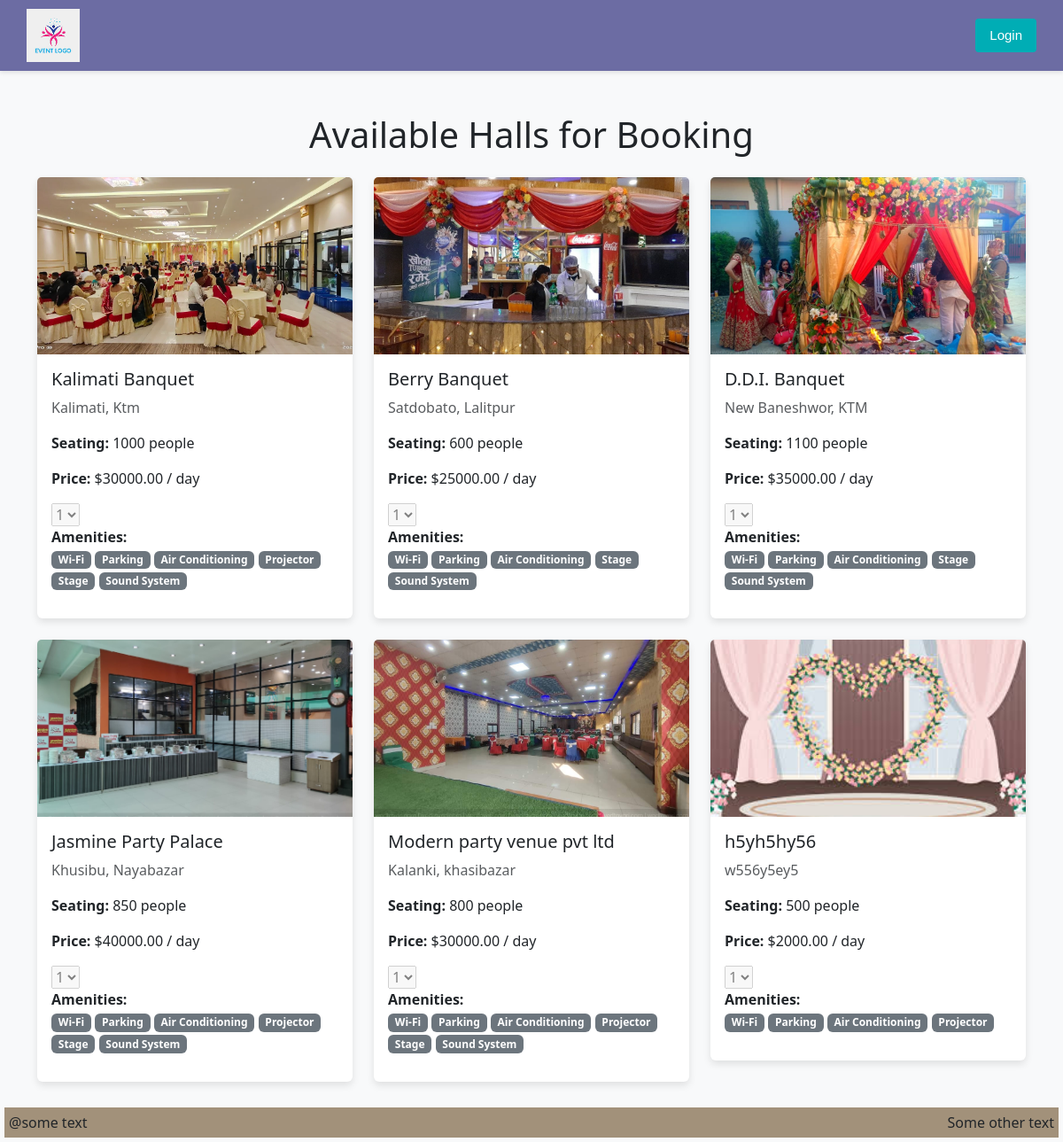
The page / on the database its author committed.
### event_system/models.py (models this page shows, shortened)
class Hall(models.Model):
    name = models.CharField(max_length=255)
    description = models.TextField()
    location = models.CharField(max_length=255)
    seating_capacity = models.PositiveIntegerField()
    price_per_day = models.DecimalField(max_digits=10, decimal_places=2)
    amenities = models.ManyToManyField(Amenity, related_name='halls')
    is_available = models.BooleanField(default=True)
    rating = models.FloatField(default=0.0)

class HallImage(models.Model):
    hall = models.ForeignKey(Hall, on_delete=models.CASCADE, related_name='images')
    image = models.ImageField(upload_to='hall_images/')
    uploaded_at = models.DateTimeField(auto_now_add=True)

class Amenity(models.Model):
    name = models.CharField(max_length=100, unique=True)

### event_system/views.py (the view)
# urls.py: path("", views.HomeView.as_view(),name='home'),
class HomeView(ListView):
    model = Hall
    template_name = "event/home.html"
    context_object_name = "halls"
    def get_queryset(self):
        return Hall.objects.prefetch_related("images", "amenities").all()

### template/event/home.html (shortened to what this page needs)
{% extends 'event/base.html' %}
{% load static %}
{% block content %}
<div class="container mt-5">
      <h1 class="text-center mb-4">Available Halls for Booking</h1>
      <div class="row">
        {% for hall in halls %}
        <div class="col-md-4 mb-4">
          <a href="{% url 'hall-detail' hall.pk %}" style="text-decoration: none;">
          <div class="card hall-card">
            {% if hall.images.all %}
            <img
              src="{{ hall.images.first.image.url }}"
              class="card-img-top hall-img"
              alt="{{ hall.name }}"
            />
            {% else %}
            <img
              src="{% static 'img/download2.jpeg' %}"
              class="card-img-top hall-img"
              alt="Default Hall"
            />
            {% endif %}
            <div class="card-body">
              <h5 class="card-title">{{ hall.name }}</h5>
              <p class="card-text text-muted">{{ hall.location }}</p>
              <p>
                <strong>Seating:</strong> {{ hall.seating_capacity }} people
              </p>
              <p>
                <strong>Price:</strong> ${{ hall.price_per_day }} / day
              </p>
              <select
                class="star-rating-display"
                data-current-rating="{{ hall.rating }}"
                disabled
              >
                <option value="1">1</option>
              </select>
              <p>
                <strong>Amenities:</strong><br />
                {% for amenity in hall.amenities.all %}
                <span class="badge bg-secondary">{{ amenity.name }}</span>
                {% empty %}
                <span class="text-muted">No amenities listed</span>
                {% endfor %}
              </p>
            </div>
          </div>
          </a>
        </div>
        {% endfor %}
      </div>
    </div>
    {% endblock content %}

### template/event/base.html (shortened to what this page needs)
{% load static %}
<!DOCTYPE html>
<html lang="en">
  <head>
    <link href="https://cdn.jsdelivr.net/npm/bootstrap@5.3.3/dist/css/bootstrap.min.css"
          rel="stylesheet" />
    <link rel="stylesheet"
          href="https://code.jquery.com/ui/1.13.2/themes/base/jquery-ui.css">
    <link href="https://cdnjs.cloudflare.com/ajax/libs/font-awesome/6.4.0/css/all.min.css"
          rel="stylesheet" />
    <link rel="stylesheet"
          href="https://cdn.jsdelivr.net/npm/jquery-bar-rating@1.2.2/dist/themes/fontawesome-stars.css" />
    <link rel="stylesheet" href="{% static 'css/style.css' %}" />
    <link rel="stylesheet" href="{% static 'css/form.css' %}" />
  </head>
  <body>
    {% include 'event/header.html' %}
    {% block content %}
    {% endblock content %}
    {% include 'event/footer.html' %}
  </body>
</html>

### template/event/header.html
{% load static %}
{% if user.is_authenticated %}
  <header>
    <a href="/" class="logo">
      <img src="{% static 'img/download.jpeg' %}" alt="Event">
    </a>
    <div class="right-part">
      <form method="post" action="{% url 'logout' %}">
        {% csrf_token %}
        <button type="submit">LOGOUT</button>
      </form>
      <div id="user" onclick="toggleFloatingOptions()" style="position: relative; cursor: pointer;">
        <img src="{% static 'img/user.jpg' %}" alt="User">
        <span id="user-name">{{ user.username|upper }}</span>
        {% if user.username == "goutam" %}
          <div id="floating-menu" class="floating-box" style="display: none; top: 40px;">
            <ul>
              <li><a href="{% url 'add-hall' %}">Add Hall</a></li>
              <li><a href="{% url 'show-table-data' %}">Booking Data</a></li>
              <li><a href="{% url 'booking_list' %}">Pending Bookings </a></li>
            </ul>
          </div>
        {% endif %}
      </div>
    </div>
  </header>
{% else %}
  <header>
    <a href="/" class="logo">
      <img src="{% static 'img/download.jpeg' %}" alt="Event">
    </a>
    <a href="{% url 'login' %}">
      <button class="login-button">Login</button>
    </a>
  </header>
{% endif %}

### template/event/footer.html
<footer>
  <div>@some text</div>
  <div>Some other text</div>
</footer>

### static/css/style.css (style rules this page uses)
body { background-color: #f8f9fa; }
.hall-card { box-shadow: 0 4px 8px rgba(0, 0, 0, 0.1); border: none; transition: 0.3s; }
.hall-img { height: 200px; object-fit: cover; }
header { background-color: #6c6ca3; color: white; padding: 10px 30px; display: flex; justify-content: space-between; align-items: center; font-family: Arial, sans-serif; box-shadow: 0 2px 5px rgba(0, 0, 0, 0.1); }
.logo img { height: 60px; }
.login-button { background-color: #00adb5; color: white; border: none; padding: 8px 16px; border-radius: 4px; font-size: 15px; cursor: pointer; transition: background 0.3s; }
footer { bottom: 0; margin: 5px; padding: 5px; background-color: rgb(162, 145, 122); display: flex; justify-content: space-between; }

### rows shown on the page
Hall: images.first.image (picture), name "Kalimati Banquet", location "Kalimati, Ktm", seating_capacity "1000", price_per_day "30000.00", rating "1"
Amenity: name "Wi-Fi"
Amenity: name "Parking"
Amenity: name "Air Conditioning"
Amenity: name "Projector"
Amenity: name "Stage"
Amenity: name "Sound System"
Hall: images.first.image (picture), name "Berry Banquet", location "Satdobato, Lalitpur", seating_capacity "600", price_per_day "25000.00", rating "1"
Hall: images.first.image (picture), name "D.D.I. Banquet", location "New Baneshwor, KTM", seating_capacity "1100", price_per_day "35000.00", rating "1"
Hall: images.first.image (picture), name "Jasmine Party Palace", location "Khusibu, Nayabazar", seating_capacity "850", price_per_day "40000.00", rating "1"
Hall: images.first.image (picture), name "Modern party venue pvt ltd", location "Kalanki, khasibazar", seating_capacity "800", price_per_day "30000.00", rating "1"
Hall: name "h5yh5hy56", location "w556y5ey5", seating_capacity "500", price_per_day "2000.00", rating "1"
